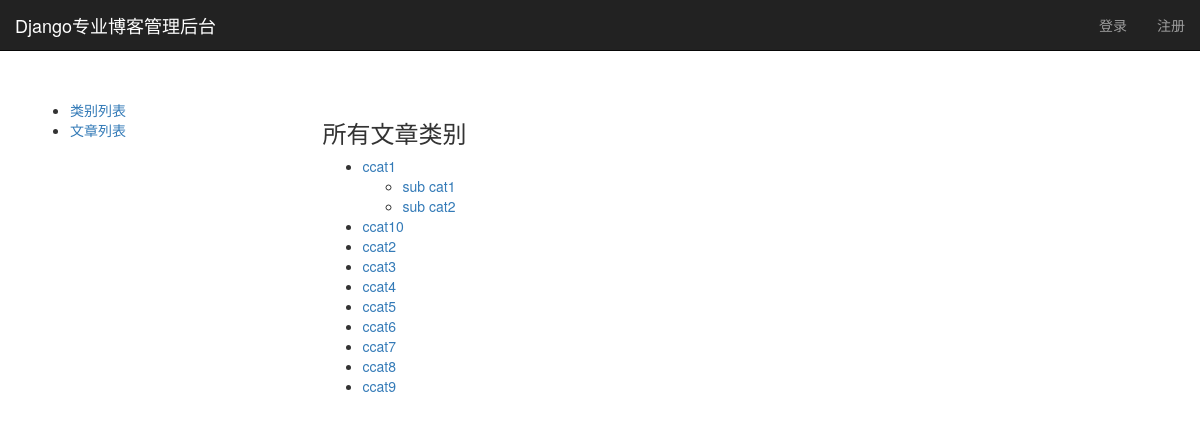
Screenshot of /blog/category/ with the database file from the repository.
### blog/models.py (models this page shows, shortened)
class Category(models.Model):
    name = models.CharField('分类名', max_length=30)
    slug = models.SlugField('slug', max_length=40,blank=True)
    parent_category = models.ForeignKey('self', verbose_name='父级分类', blank=True, null=True, on_delete=models.CASCADE)
    def has_child(self):
        if self.category_set.all().count() >0: # 外键
            return True
    class Meta:
        ordering = ['name']
        verbose_name = '分类'
        verbose_name_plural = verbose_name

### blog/views.py (the view)
# urls.py: path('category/', views.CategoryListView.as_view(), name='category_list'),
class CategoryListView(ListView):
    template_name = 'blog/category_list.html'
    def get_queryset(self):
        return models.Category.objects.all().order_by('name')
    def get_context_data(self, **kwargs):
        context = super().get_context_data(**kwargs)
        context['topping'] = [category for category in context['category_list'] if category.parent_category is None]
        return context

### blog/templates/blog/category_list.html
{% extends 'blog/base.html' %}
{% block content %}
    <h3>所有文章类别</h3>
    <ul>
        {% for category in topping %}
            {% include 'blog/category_tree.html' %}
        {% endfor %}
    </ul>
{% endblock %}

### blog/templates/blog/category_tree.html
<li>
    <a href="{% url 'blog:category_detail' category.id category.slug %}">
        {{category.name}}
    </a>
    {%if category.has_child %}
        <ul>
         {%for ch in category.category_set.all %}
              {%with category=ch template_name="blog/category_tree.html" %}
                   {%include template_name%}
              {%endwith%}
         {%endfor%}
         </ul>
    {%endif%}
</li>

### rows the page displays
Category: name "ccat1"
Category: name "sub cat1"
Category: name "sub cat2"
Category: name "ccat10"
Category: name "ccat2"
Category: name "ccat3"
Category: name "ccat4"
Category: name "ccat5"
Category: name "ccat6"
Category: name "ccat7"
Category: name "ccat8"
Category: name "ccat9"
